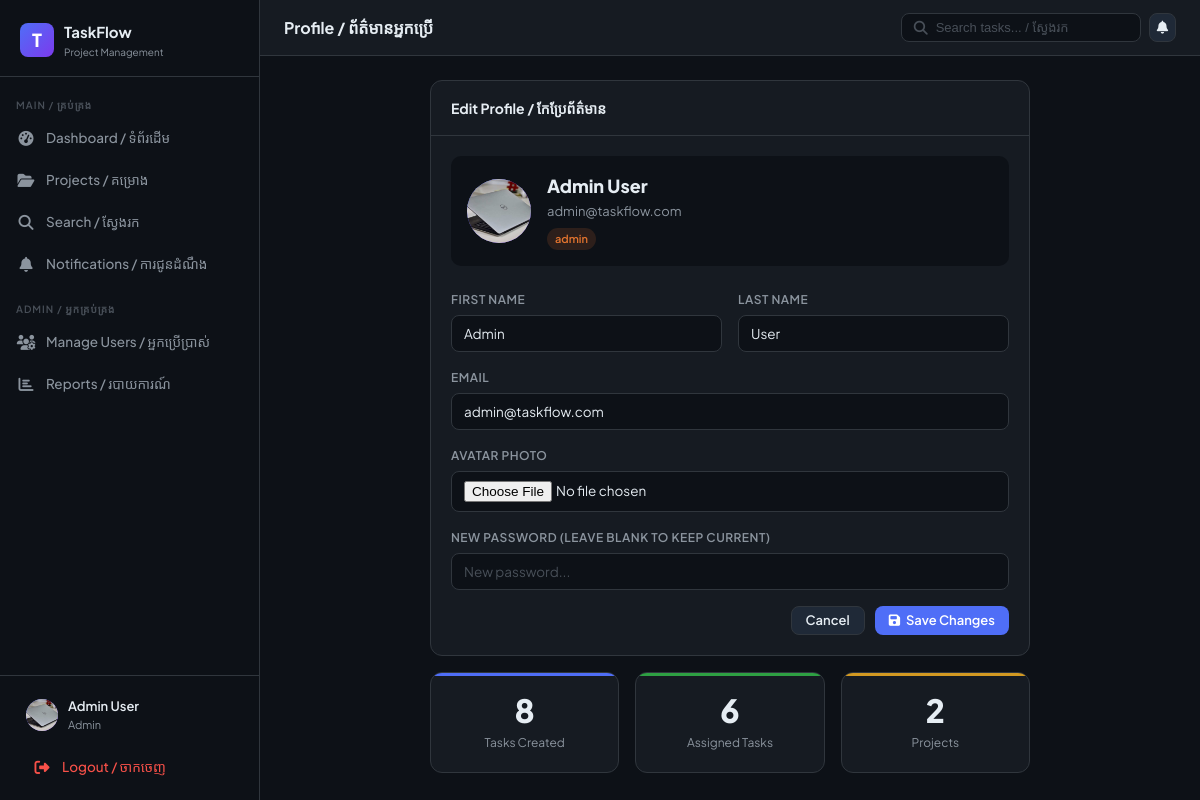
Page /profile/ (signed in) on the earlier database version.
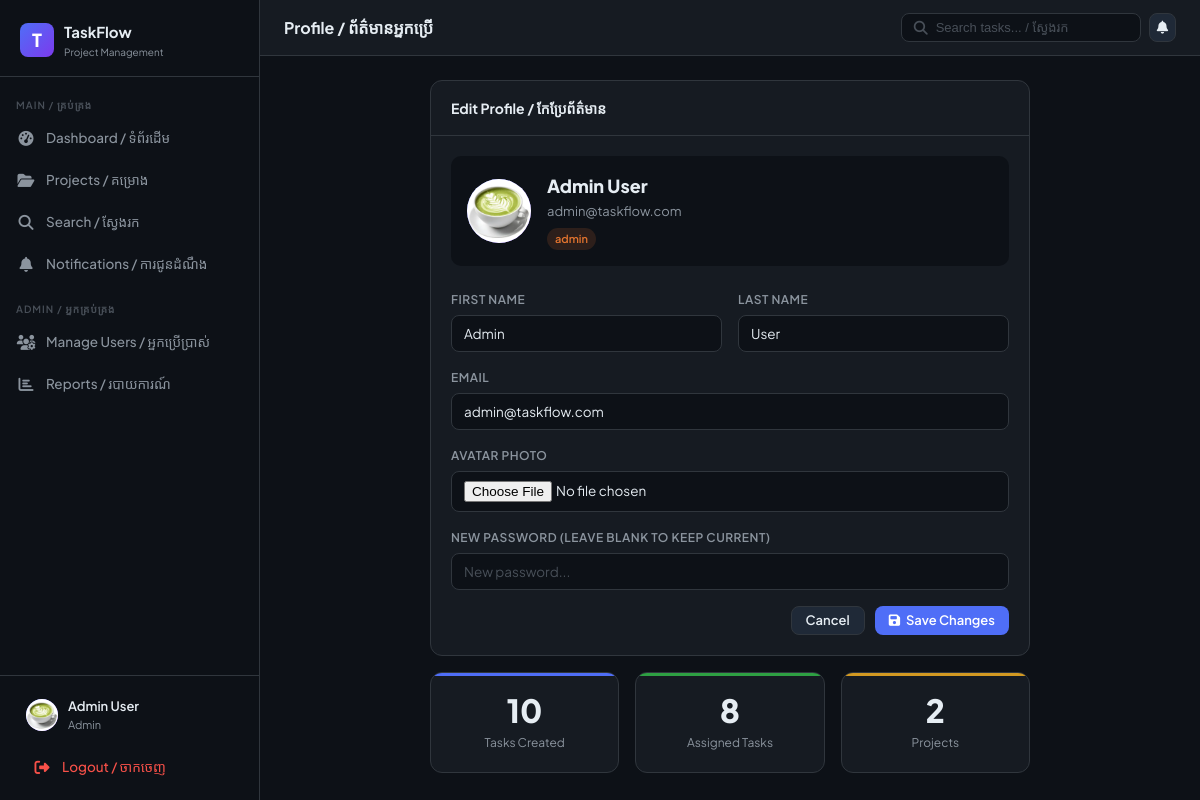
Same page on the later database version.
### core/models.py (models this page shows, shortened)
class User(AbstractUser):
    ROLE_CHOICES = [('admin', 'Admin'), ('member', 'Member')]
    role = models.CharField(max_length=10, choices=ROLE_CHOICES, default='member')
    avatar = models.ImageField(upload_to='avatars/', blank=True, null=True)
    is_active = models.BooleanField(default=True)
    @property
    def is_admin(self):
        return self.role == 'admin'

### core/views.py (the view, shortened to what this page needs)
# urls.py: path('profile/', views.profile, name='profile'),
@login_required
def profile(request):
    user = request.user
    context = {
        "user": user,
        "unread_count": user.notifications.filter(is_read=False).count(),
    }
    return render(request, "profile.html", context)

### templates/profile.html (shortened to what this page needs)
{% extends 'base.html' %}
{% block page_title %}Profile / ព័ត៌មានអ្នកប្រើ{% endblock %}
{% block content %}
<div style="max-width:600px;margin:0 auto">
  <div class="card">
    <div class="card-header">
      <div class="fw-700">Edit Profile / កែប្រែព័ត៌មាន</div>
    </div>
    <div class="card-body">
      <div style="display:flex;align-items:center;gap:16px;margin-bottom:24px;padding:16px;background:var(--bg-dark);border-radius:10px">
        <div class="user-avatar" style="width:64px;height:64px;font-size:24px">
          {% if user.avatar %}<img src="{{ user.avatar.url }}" alt="">{% else %}{{ user.username|first|upper }}{% endif %}
        </div>
        <div>
          <div style="font-size:18px;font-weight:800">{{ user.get_full_name|default:user.username }}</div>
          <div style="color:var(--text-muted);font-size:13px">{{ user.email }}</div>
          <span class="badge {% if user.role == 'admin' %}badge-high{% else %}badge-todo{% endif %}" style="margin-top:6px">{{ user.role }}</span>
        </div>
      </div>
      <form method="post" enctype="multipart/form-data">
        <div class="grid-2">
          <div class="form-group">
            <label class="form-label">First Name</label>
            <input type="text" name="first_name" class="form-control" value="{{ user.first_name }}">
          </div>
          <div class="form-group">
            <label class="form-label">Last Name</label>
            <input type="text" name="last_name" class="form-control" value="{{ user.last_name }}">
          </div>
        </div>
        <div class="form-group">
          <label class="form-label">Email</label>
          <input type="email" name="email" class="form-control" value="{{ user.email }}">
        </div>
        <div class="form-group">
          <label class="form-label">Avatar Photo</label>
          <input type="file" name="avatar" class="form-control" accept="image/*">
        </div>
        <div class="form-group">
          <label class="form-label">New Password (leave blank to keep current)</label>
          <input type="password" name="new_password" class="form-control" placeholder="New password...">
        </div>
        <div style="display:flex;gap:10px;justify-content:flex-end;margin-top:8px">
          <a href="{% url 'dashboard' %}" class="btn btn-secondary">Cancel</a>
          <button type="submit" class="btn btn-primary"><i class="fa-solid fa-save"></i> Save Changes</button>
        </div>
      </form>
    </div>
  </div>
  <div class="grid-3 mt-16">
    <div class="stat-card blue" style="text-align:center">
      <div class="stat-number">{{ user.created_cards.count }}</div>
      <div class="stat-label">Tasks Created</div>
    </div>
    <div class="stat-card green" style="text-align:center">
      <div class="stat-number">{{ user.assigned_cards.count }}</div>
      <div class="stat-label">Assigned Tasks</div>
    </div>
    <div class="stat-card yellow" style="text-align:center">
      <div class="stat-number">{{ user.project_memberships.count }}</div>
      <div class="stat-label">Projects</div>
    </div>
  </div>
</div>
{% endblock %}

### templates/base.html (shortened to what this page needs)
{% load static %}
<!DOCTYPE html>
<html lang="km-en">
<head>
<link rel="stylesheet" href="{% static 'css/main.css' %}">
<link rel="stylesheet" href="https://cdnjs.cloudflare.com/ajax/libs/font-awesome/6.5.0/css/all.min.css">
</head>
<body>
<aside class="sidebar" id="sidebar">
  <div class="sidebar-logo">
    <div class="logo-icon">T</div>
    <div>
      <div class="logo-text">TaskFlow</div>
      <div class="logo-sub">Project Management</div>
    </div>
  </div>
  <nav class="sidebar-nav">
    <div class="nav-section">Main / គ្រប់គ្រង</div>
    <a href="{% url 'dashboard' %}" class="nav-link {% if request.resolver_match.url_name == 'dashboard' %}active{% endif %}">
      <span class="nav-icon"><i class="fa-solid fa-gauge-high"></i></span>
      Dashboard / ទំព័រដើម
    </a>
    <a href="{% url 'projects' %}" class="nav-link {% if 'project' in request.resolver_match.url_name %}active{% endif %}">
      <span class="nav-icon"><i class="fa-solid fa-folder-open"></i></span>
      Projects / គម្រោង
    </a>
    <a href="{% url 'search' %}" class="nav-link {% if request.resolver_match.url_name == 'search' %}active{% endif %}">
      <span class="nav-icon"><i class="fa-solid fa-magnifying-glass"></i></span>
      Search / ស្វែងរក
    </a>
    <a href="{% url 'notifications' %}" class="nav-link {% if request.resolver_match.url_name == 'notifications' %}active{% endif %}">
      <span class="nav-icon"><i class="fa-solid fa-bell"></i></span>
      Notifications / ការជូនដំណឹង
    </a>
    {% if user.is_admin %}
    <div class="nav-section" style="margin-top:8px">Admin / អ្នកគ្រប់គ្រង</div>
    <a href="{% url 'admin_users' %}" class="nav-link {% if request.resolver_match.url_name == 'admin_users' %}active{% endif %}">
      <span class="nav-icon"><i class="fa-solid fa-users-gear"></i></span>
      Manage Users / អ្នកប្រើប្រាស់
    </a>
    <a href="{% url 'admin_reports' %}" class="nav-link {% if request.resolver_match.url_name == 'admin_reports' %}active{% endif %}">
      <span class="nav-icon"><i class="fa-solid fa-chart-bar"></i></span>
      Reports / របាយការណ៍
    </a>
    {% endif %}
  </nav>
  <div class="sidebar-footer">
    <a href="{% url 'profile' %}" class="user-card">
      <div class="user-avatar">
        {% if user.avatar %}<img src="{{ user.avatar.url }}" alt="">
        {% else %}{{ user.username|first|upper }}{% endif %}
      </div>
      <div class="user-info">
        <div class="user-name">{{ user.get_full_name|default:user.username }}</div>
        <div class="user-role">{{ user.role }}</div>
      </div>
    </a>
    <a href="{% url 'logout' %}" class="nav-link" style="margin-top:4px; color: var(--red)">
      <span class="nav-icon"><i class="fa-solid fa-right-from-bracket"></i></span>
      Logout / ចាកចេញ
    </a>
  </div>
</aside>
<div class="main-content">
  <div class="topbar">
    <div class="topbar-title">{% block page_title %}{% endblock %}</div>
    <div class="topbar-actions">
      <form action="{% url 'search' %}" method="get" class="search-bar">
        <i class="fa-solid fa-magnifying-glass" style="color:var(--text-faint)"></i>
        <input type="text" name="q" placeholder="Search tasks... / ស្វែងរក" value="{{ request.GET.q }}">
      </form>
      <a href="{% url 'notifications' %}" class="btn btn-icon btn-secondary" style="position:relative">
        <i class="fa-solid fa-bell"></i>
      </a>
    </div>
  </div>
  <div class="page-content">
    {% block content %}{% endblock %}
  </div>
</div>
</body>
</html>

Differences in the rows shown:
changed User "Admin User": avatar: a different picture; created_cards.count "8" → "10"; assigned_cards.count "6" → "8"
